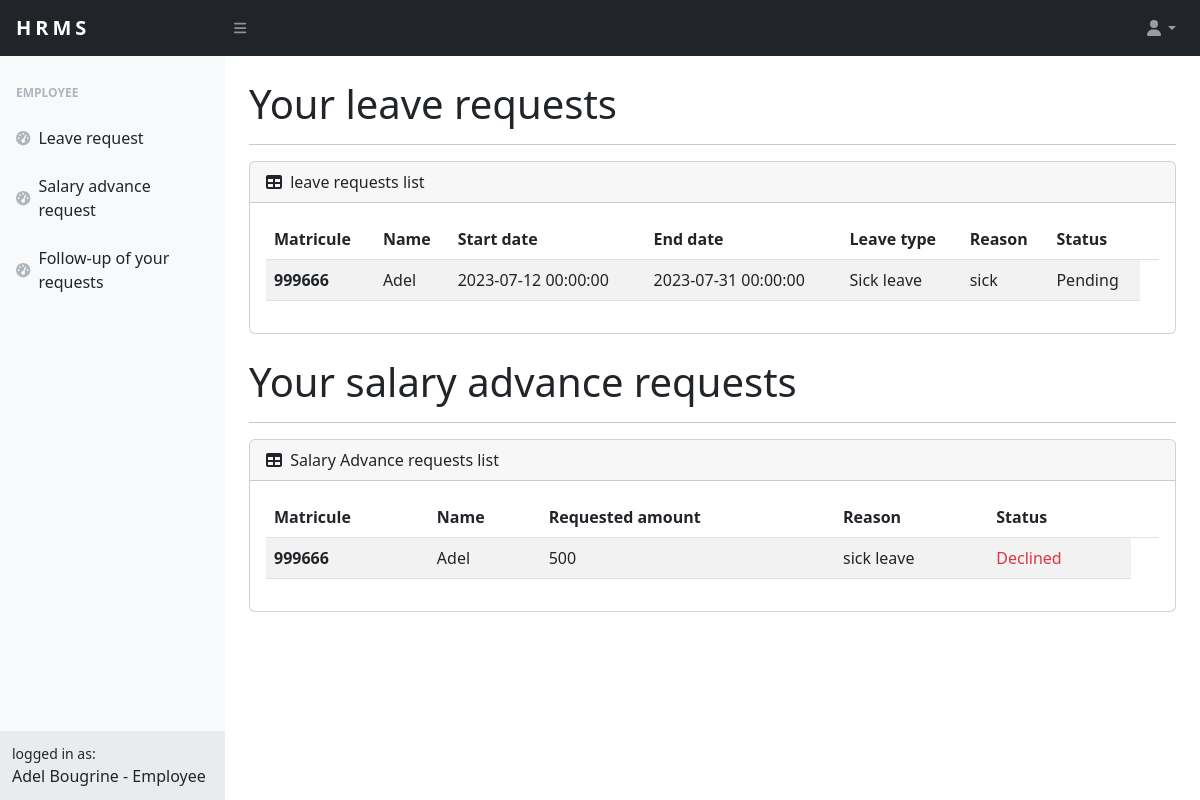
Page /user/follow_up (signed in) on the committed database.
### src/models.py (models this page shows, shortened)
class demande_conge(db.Model):
    matricule = db.Column(db.Integer,db.ForeignKey('matricules.matricule'),primary_key=True) #cle etranger
    type_conge = db.Column(db.String)
    date_deb = db.Column(db.DateTime)
    date_fin = db.Column(db.DateTime)
    motif = db.Column(db.String)
    status = db.Column(db.Boolean)

class User(UserMixin,db.Model):
    matricule = db.Column(db.Integer,db.ForeignKey('matricules.matricule'),primary_key=True) #cle etranger
    first_name = db.Column(db.String(20))
    last_name = db.Column(db.String(20))
    email = db.Column(db.String(100), unique=True)
    password = db.Column(db.String(100))
    dep_name = db.Column(db.Integer,db.ForeignKey('departements.name')) #cle etranger
    address = db.Column(db.String(100))
    phone = db.Column(db.Integer)
    salaire = db.Column(db.Integer)
    is_admin = db.Column(db.Boolean,db.ForeignKey('matricules.is_admin'))

class avance_salaire(db.Model):
    matricule = db.Column(db.Integer,db.ForeignKey('matricules.matricule'),primary_key=True) #cle etranger
    montant = db.Column(db.Integer)
    motif = db.Column(db.String)
    status = db.Column(db.Boolean)

### src/user/routes.py (the view)
@user.route('/follow_up')
@login_required
def follow_up():
    fullname,role = fullname_role()
    matricule = current_user.matricule
    leave = demande_conge.query.filter_by(matricule=matricule).first()
    advance = avance_salaire.query.filter_by(matricule=matricule).first()
    leave_list = {}
    advance_list = {}
    if leave or advance:
        if leave:
            if leave.status == 1:
                leave_status = 'Accepted'
            elif leave.status == 0:
                leave_status = 'Declined'
            else:
                leave_status = 'Pending'
            leave_list = {'matricule':leave.matricule,'nom':User.query.filter_by(matricule=leave.matricule).first().first_name,'type':leave.type_conge,'date_deb':leave.date_deb,'date_fin':leave.date_fin,'motif':leave.motif,'status':leave_status}
        if advance:
            if advance.status == 1:
                advance_status = 'Accepted'
            elif advance.status == 0:
                advance_status = 'Declined'
            else:
                advance_status = 'Pending'
            advance_list = {'matricule':advance.matricule,'nom':User.query.filter_by(matricule=advance.matricule).first().first_name,'montant':advance.montant,'motif':advance.motif,'status':advance_status}
        return render_template('user/followup.html',leave=leave_list,advance=advance_list,fullname = fullname,role=role)
    else:
       return render_template('user/followup.html',conge=None,avance=None,fullname = fullname,role=role)

### src/app.py (called while the page is built)
@login_manager.user_loader
def load_user(user_id):
    return User.query.get(int(user_id))

### src/user/modules.py (called while the page is built)
def fullname_role():
    fullname = current_user.first_name + " " + current_user.last_name
    user = Matricules.query.filter_by(matricule=current_user.matricule).first()
    is_admin = 'Administrator' if user.is_admin == 1 else 'Employee'
    return (fullname,is_admin)

### src/templates/user/followup.html (shortened to what this page needs)
{% extends "base.html" %}
{% block content %}
<div id="layoutSidenav_content">
    <main>
        <div class="container-fluid px-4">
<h1 class="mt-4">Your leave requests</h1><hr>
<div class="card mb-4">
    <div class="card-header">
        <i class="fas fa-table me-1"></i>
        leave requests list
    </div>
    <div class="card-body">
        <table class="table table-striped">
            <thead>
              <tr>
                <th scope="col">Matricule</th>
                <th scope="col">Name</th>
                <th scope="col">Start date</th>
                <th scope="col">End date</th>
                <th scope="col">Leave type</th>
                <th scope="col">Reason</th>
                <th scope="col">Status</th>
                <th scope="col"></th>
              </tr>
            </thead>
            <tbody>
                <tr>
                  <th scope="row">{{ leave['matricule'] }}</th>
                  <td>{{ leave['nom'] }}</td>
                  <td>{{ leave['date_deb'] }}</td>
                  <td>{{ leave['date_fin'] }}</td>
                  <td>{{ leave['type'] }}</td>
                  <td>{{ leave['motif'] }}</td>
                  {% if leave['status'] == 'Accepted': %}
                     <td class="text-success">{{ leave['status'] }}</td>
                  {% elif leave['status'] == 'Declined': %}
                     <td class="text-danger">{{ leave['status'] }}</td>
                  {% else :%}
                    <td class=".text-primary">{{ leave['status'] }}</td>
                  {% endif %}
                </tr>
            </tbody>
          </table>
    </div>
</div>
    <h1 class="mt-4">Your salary advance requests</h1><hr>
    <div class="card mb-4">
        <div class="card-header">
            <i class="fas fa-table me-1"></i>
            Salary Advance requests list
        </div>
        <div class="card-body">
            <table class="table table-striped">
                <thead>
                  <tr>
                    <th scope="col">Matricule</th>
                    <th scope="col">Name</th>
                    <th scope="col">Requested amount</th>
                    <th scope="col">Reason</th>
                    <th scope="col">Status</th>
                    <th scope="col"></th>
                  </tr>
                </thead>
                <tbody>
                     <tr>
                       <th scope="row">{{ advance['matricule'] }}</th>
                       <td>{{ advance['nom'] }}</td>
                       <td>{{ advance['montant'] }}</td>
                       <td>{{ advance['motif'] }}</td>
                       {% if advance['status'] == 'Accepted': %}
                          <td class="text-success">{{ advance['status'] }}</td>
                       {% elif advance['status'] == 'Declined': %}
                          <td class="text-danger">{{ advance['status'] }}</td>
                       {% else :%}
                          <td class=".text-primary">{{ advance['status'] }}</td>
                       {% endif %}
                     </tr>
                </tbody>
              </table>
        </div>
</div>
</div>
</main>
{% endblock content %}

### rows in the picture
demande_conge: matricule "999666", date_deb "2023-07-12 00:00:00", date_fin "2023-07-31 00:00:00", type "Sick leave", motif "sick"
User: nom "Adel"
avance_salaire: matricule "999666", montant "500", motif "sick leave"

### other values in the picture
{{ fullname }} "Adel Bougrine"
{{ role }} "Employee"
{{ leave['status'] }} "Pending"
{{ advance['status'] }} "Declined"
